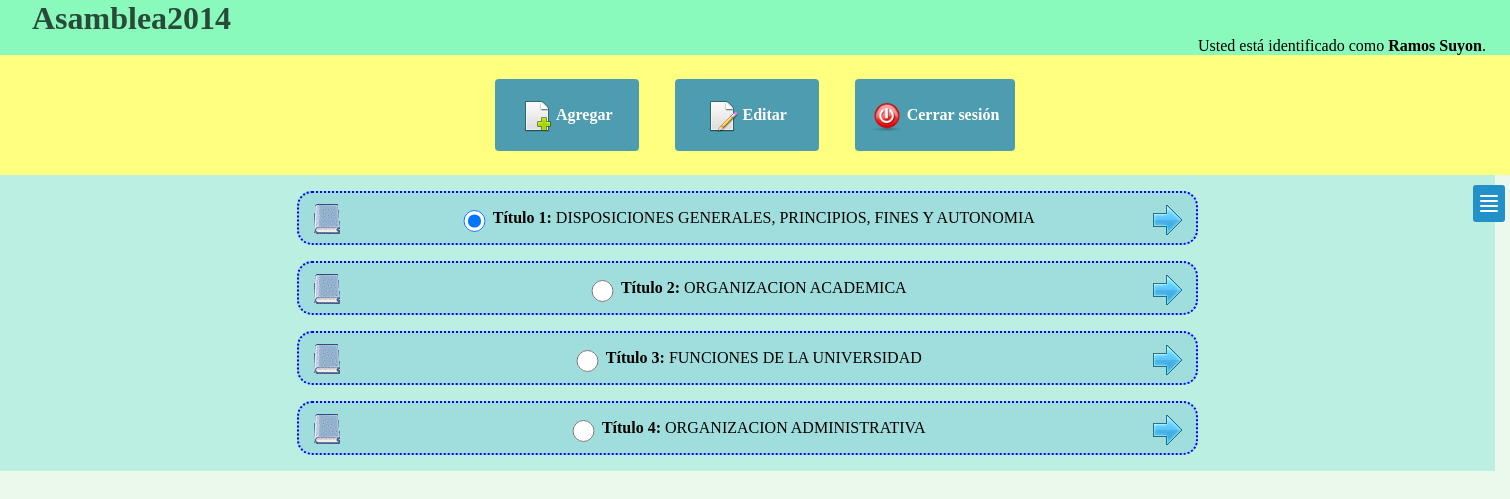
/titulos.php (signed in), run on the app's committed database.
### tables this page shows
CREATE TABLE titulo(
	ID_Titulo int AUTO_INCREMENT PRIMARY KEY,
	descripcionTit varchar (99) NOT NULL,
	numeroTit int NOT NULL,
	ID_Modificacion int NOT NULL,
	FOREIGN KEY (ID_Modificacion) REFERENCES modificacion(ID_Modificacion)
);

### scripts/funciones.php (called while the page is built, shortened)
<?php
function getTitulos()
{
	$resultado = mysqli_query($GLOBALS['conexion'], "SELECT * FROM titulo ORDER BY numeroTit ASC");
	$i = 0;
	while( $fila = mysqli_fetch_row($resultado) )
	{
		$titulos[$i] = $fila; ++$i;
	}
	return $titulos;
}
?>

### titulos.php (the view, shortened to what this page needs)
<?php
include ('scripts/funciones.php');
if( haIniciadoSesion() )
	$titulos = getTitulos();
else
	header('Location: login.php');
?>
<html lang="es">
<head>
	<link rel="stylesheet" href="css/estilos.css">
</head>
<body>
	<?php
		require_once 'header.php';
	?>
	<nav class="menu-navegacion">
		<div class="menu-boton" id="btnAdd">
			<img src="img/agregar.png" alt="Agregar">
			Agregar
		</div>
		<div class="menu-boton" id="btnEdit">
			<img src="img/editar.png" alt="Editar">
			Editar
		</div>
		<a href="scripts/cerrar-sesion.php" class="menu-boton" id="btnLogout">
			<img src="img/cerrar.png" alt="Registrarse">
			Cerrar sesión
		</a>
	</nav>
	<section class="seccion-titulos">
<?php
	for($i=0; $i<sizeof($titulos); ++$i)
	{
?>
	<div class="contenedor">
		<input type="radio" name="grupoRbtn" value="<?= $titulos[$i][2] ?>" class="radiobtn" />
		<img src="img/titulo.png" alt="Título" class="izquierda">
		<p class="title"><strong>Título <?= $titulos[$i][2] ?>:</strong> <?= $titulos[$i][1] ?></p>
		<a href="capitulos.php?title=<?php echo $titulos[$i][0] ?>">
			<img src="img/ir.png" alt="Título" class="derecha">
		</a>
	</div>
<?php
	}
?>
	</section>
</body>
</html>

### css/estilos.css (style rules this page uses)
body { font-size: 16px; margin: 0; padding: 0; text-align: center; width: 100%; background: rgba(232, 249, 233, 0.9); overflow: hidden; }
a { text-decoration: none; }
.menu-navegacion { background: #FFFF80; }
.seccion-titulos { background: rgba(0, 200, 190, 0.2); float: left; width: 99%; }
.menu-boton { display: inline-block; margin: 1.5em 1em; min-width: 7em; line-height: 4.5em; background: rgb(78, 156, 175); padding: 0 1em; border-radius: 0.25em; color: white; font-weight: bold; }
.menu-boton img, .edicion-boton img { vertical-align: middle; }
.contenedor { margin: 1em auto; width: 60%; border:dotted 2px; border-radius: 15px; border-color: #0000FF; background: #A0DEDE; }
.derecha { float: right; margin: 0.7em 0.8em; }
.izquierda { float: left; margin: 0.7em 0.8em; }
.title { display: inline-block; }
.radiobtn { border: 0px; width: 1.7em; height: 1.7em; vertical-align: middle; }
.container { display: inline-block; position: relative; width: 1%; left: 0; -webkit-transition: left 0.4s ease-in-out; -moz-transition: left 0.4s ease-in-out; -ms-transition: left 0.4s ease-in-out; -o-transition: left 0.4s ease-in-out; transition: left 0.4s ease-in-out; }
.main-content { width: 100%; padding: 10px; box-sizing: border-box; -moz-box-sizing: border-box; position: relative; }
.main-content #sidebar-toggle { background: #2290c9; border-radius: 3px; display: block; position: relative; padding: 10px 7px; float: right; }
.main-content #sidebar-toggle .bar { display: block; width: 18px; margin-bottom: 3px; height: 2px; background-color: #fff; border-radius: 1px; }
.main-content #sidebar-toggle .bar:last-child { margin-bottom: 0; }

### data on the page
titulo: numeroTit "1", descripcionTit "DISPOSICIONES GENERALES, PRINCIPIOS, FINES Y AUTONOMIA"
titulo: numeroTit "2", descripcionTit "ORGANIZACION ACADEMICA"
titulo: numeroTit "3", descripcionTit "FUNCIONES DE LA UNIVERSIDAD"
titulo: numeroTit "4", descripcionTit "ORGANIZACION ADMINISTRATIVA"

### other printed values
$_SESSION['nombre'] "Ramos Suyon"
